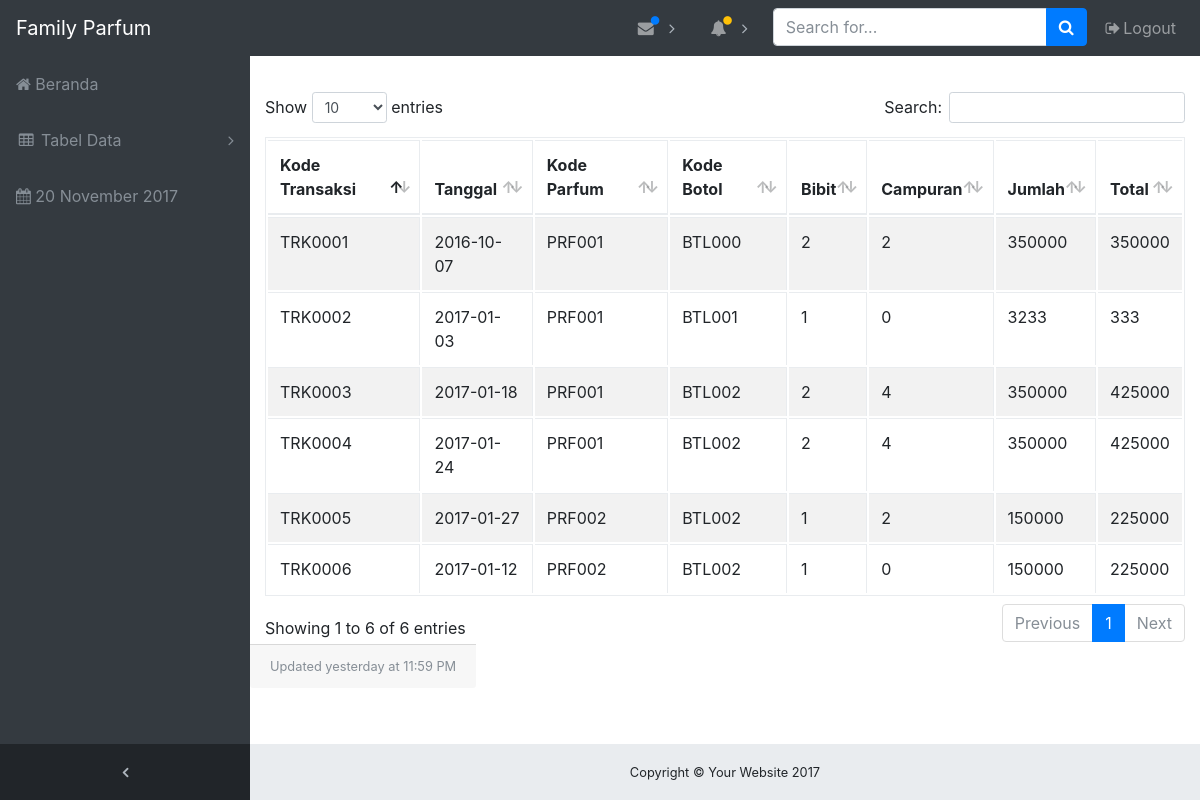
/index.php/transaksi, run on the app's committed database.
### tables this page shows
CREATE TABLE IF NOT EXISTS `tb_transaksi` (
  `kode_transaksi` varchar(9) NOT NULL DEFAULT '0',
  `tanggal` date NOT NULL,
  `kode_parfum` varchar(7) NOT NULL,
  `kode_botol` varchar(7) DEFAULT NULL,
  `bibit` int(3) DEFAULT '1',
  `campuran` int(3) DEFAULT '0',
  `jumlah` int(9) NOT NULL,
  `total` int(9) NOT NULL,
  PRIMARY KEY (`kode_transaksi`),
  KEY `fg_kode_parfum` (`kode_parfum`),
  KEY `fg_kode_botol` (`kode_botol`)
);

### application/controllers/Transaksi.php (called while the page is built, shortened)
<?php
class Transaksi extends CI_Controller
{
    function __construct()
    {
        $this->load->model('transaksi_model');
    }
    public function index()
    {
        $data['data_transaksi']=$this->transaksi_model->ambil_data();
		$this->load->view('Parfum/transaksi',$data);
    }
}

### index.php (called while the page is built, shortened)
<?php
require_once BASEPATH.'core/CodeIgniter.php';

### application/models/transaksi_model.php (called while the page is built, shortened)
<?php
class transaksi_model extends CI_Model
{
	public $nama_table	='tb_transaksi';
	public $id		 	='kode_transaksi';
	public $order		='DESC';
	function ambil_data()
	{
		$this->db->order_by($this->id,$this->order);
		return $this->db->get($this->nama_table)->result();
	}
}
 ?>

### application/views/Parfum/transaksi.php (the view, shortened to what this page needs)
<div class="row">
	<div class="col-md-12 text-right">
	</div>
</div>
<div class="row">
<table id="example" class="table table-striped table-bordered">
	<thead>
		<tr>
		<th>Kode Transaksi</th>
		<th>Tanggal</th>
		<th>Kode Parfum</th>
		<th>Kode Botol</th>
		<th>Bibit</th>
		<th>Campuran</th>
		<th>Jumlah</th>
		<th>Total</th>
		</tr>
	</thead>
	<tbody>
		<?php foreach ($data_transaksi as $key => $row) {?>
		<tr>
		<td><?php echo $row->kode_transaksi; ?></td>
		<td><?php echo $row->tanggal; ?></td>
		<td><?php echo $row->kode_parfum; ?></td>
		<td><?php echo $row->kode_botol; ?></td>
		<td><?php echo $row->bibit; ?></td>
		<td><?php echo $row->campuran; ?></td>
		<td><?php echo $row->jumlah; ?></td>
		<td><?php echo $row->total; ?></td>
		</tr>
		<?php } ?>
	</tbody>
</table>

### assetss/css/sb-admin.css (style rules this page uses)
html { position: relative; min-height: 100%; }
body { overflow-x: hidden; }
body.sticky-footer { margin-bottom: 56px; }
body.fixed-nav { padding-top: 56px; }

### data on the page
tb_transaksi: kode_transaksi "TRK0006", tanggal "2017-01-12", kode_parfum "PRF002", kode_botol "BTL002", bibit "1", campuran "0", jumlah "150000", total "225000"
tb_transaksi: kode_transaksi "TRK0005", tanggal "2017-01-27", kode_parfum "PRF002", kode_botol "BTL002", bibit "1", campuran "2", jumlah "150000", total "225000"
tb_transaksi: kode_transaksi "TRK0004", tanggal "2017-01-24", kode_parfum "PRF001", kode_botol "BTL002", bibit "2", campuran "4", jumlah "350000", total "425000"
tb_transaksi: kode_transaksi "TRK0003", tanggal "2017-01-18", kode_parfum "PRF001", kode_botol "BTL002", bibit "2", campuran "4", jumlah "350000", total "425000"
tb_transaksi: kode_transaksi "TRK0002", tanggal "2017-01-03", kode_parfum "PRF001", kode_botol "BTL001", bibit "1", campuran "0", jumlah "3233", total "333"
tb_transaksi: kode_transaksi "TRK0001", tanggal "2016-10-07", kode_parfum "PRF001", kode_botol "BTL000", bibit "2", campuran "2", jumlah "350000", total "350000"

### other printed values
tanggal() "20 November 2017"
